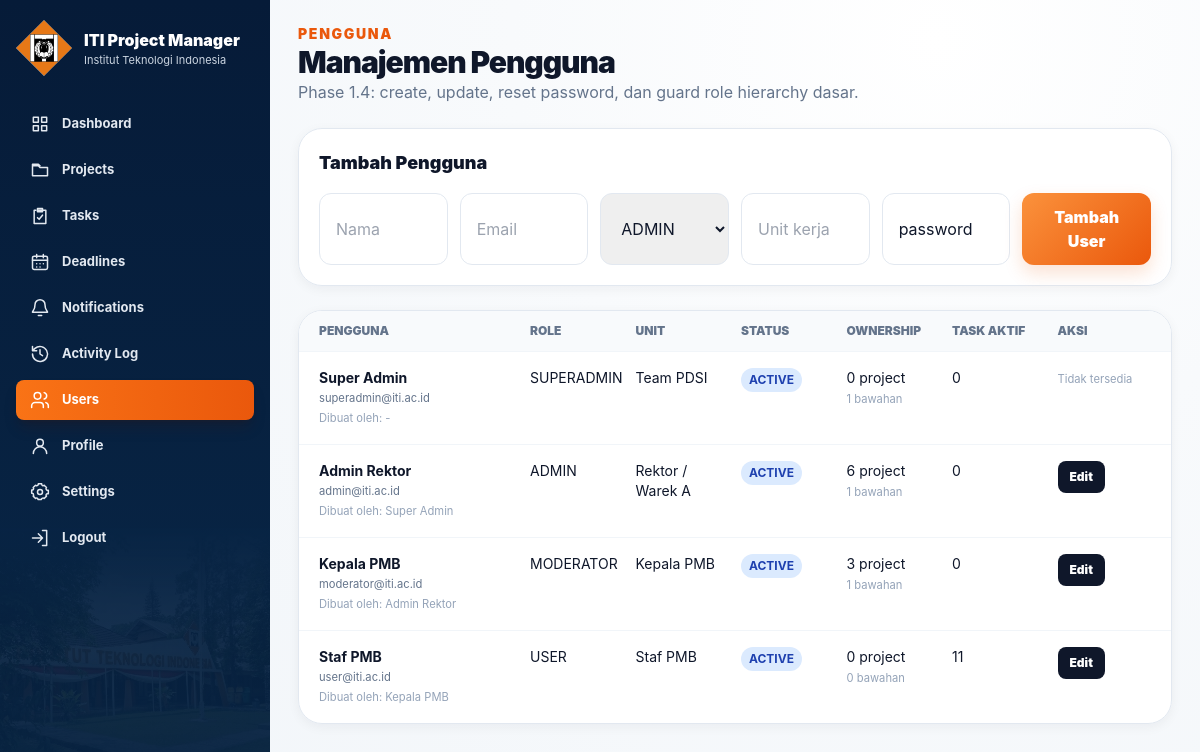
The app's page /index.php?page=users (signed in) with its own data.
### tables this page shows
CREATE TABLE users (
    id INT AUTO_INCREMENT PRIMARY KEY,
    name VARCHAR(120) NOT NULL,
    email VARCHAR(160) NOT NULL UNIQUE,
    password_hash VARCHAR(255) NOT NULL,
    role ENUM('SUPERADMIN','ADMIN','MODERATOR','USER') NOT NULL DEFAULT 'USER',
    unit VARCHAR(120) NULL,
    status ENUM('active','inactive') NOT NULL DEFAULT 'active',
    created_by INT NULL,
    created_at DATETIME NOT NULL DEFAULT CURRENT_TIMESTAMP,
    updated_at DATETIME NULL,
    deleted_at DATETIME NULL,
    INDEX idx_users_role (role),
    INDEX idx_users_status (status)
);

### pages/users.php (the view, shortened to what this page needs)
<?php
$user = current_user();
$creatableRoles = get_creatable_roles($user['role']);
$stmt = $pdo->query("
    SELECT u.id, u.name, u.email, u.role, u.unit, u.status, u.created_at, u.created_by,
        creator.name AS creator_name,
        (SELECT COUNT(*) FROM projects p WHERE p.owner_id = u.id AND p.deleted_at IS NULL AND p.status <> 'archived') AS owned_projects,
        (SELECT COUNT(*) FROM task_assignees ta JOIN tasks t ON t.id = ta.task_id WHERE ta.user_id = u.id AND t.deleted_at IS NULL AND t.status IN ('open','submitted','rejected')) AS active_tasks,
        (SELECT COUNT(*) FROM users child WHERE child.created_by = u.id AND child.deleted_at IS NULL AND child.status = 'active') AS subordinate_count
    FROM users u
    LEFT JOIN users creator ON creator.id = u.created_by
    WHERE u.deleted_at IS NULL
    ORDER BY FIELD(u.role,'SUPERADMIN','ADMIN','MODERATOR','USER'), u.name ASC
");
$users = $stmt->fetchAll();
$visible = array_values(array_filter($users, function($u) use ($user) {
    if ($user['role'] === 'SUPERADMIN') return true;
    if ((int)$u['id'] === (int)$user['id']) return true;
    return role_rank($u['role']) < role_rank($user['role']);
}));
$roleOptionsForCreate = $creatableRoles;
?>
<div class="mb-6">
    <p class="text-sm font-black uppercase tracking-wide text-orange-600">Pengguna</p>
    <h2 class="text-3xl font-black">Manajemen Pengguna</h2>
    <p class="text-slate-500">Phase 1.4: create, update, reset password, dan guard role hierarchy dasar.</p>
</div>
<?php if (can_manage_users($user['role']) && $roleOptionsForCreate): ?>
<section class="mb-6 rounded-3xl border border-slate-200 bg-white p-5 shadow-sm">
    <h3 class="mb-4 text-lg font-black">Tambah Pengguna</h3>
    <form method="post" class="grid gap-3 lg:grid-cols-6">
        <input class="rounded-xl border border-slate-200 px-4 py-3" name="name" placeholder="Nama" required>
        <input class="rounded-xl border border-slate-200 px-4 py-3" name="email" type="email" placeholder="Email" required>
        <select class="rounded-xl border border-slate-200 px-4 py-3" name="role" required>
            <?php foreach ($roleOptionsForCreate as $role): ?>
                <option value="<?= e($role) ?>"><?= e($role) ?></option>
            <?php endforeach; ?>
        </select>
        <input class="rounded-xl border border-slate-200 px-4 py-3" name="unit" placeholder="Unit kerja" required>
        <input class="rounded-xl border border-slate-200 px-4 py-3" name="password" placeholder="Password awal" value="password" required>
        <button class="rounded-xl bg-orange-600 px-4 py-3 font-black text-white">Tambah User</button>
    </form>
</section>
<?php endif; ?>
<section class="overflow-x-auto rounded-3xl border border-slate-200 bg-white shadow-sm iti-scrollbar">
    <div class="grid grid-cols-8 gap-3 bg-slate-50 px-5 py-3 text-xs font-black uppercase text-slate-500">
        <span class="col-span-2">Pengguna</span>
        <span>Role</span>
        <span>Unit</span>
        <span>Status</span>
        <span>Ownership</span>
        <span>Task Aktif</span>
        <span>Aksi</span>
    </div>
    <?php foreach ($visible as $u): ?>
        <?php $canEdit = can_manage_target_user($user, $u); ?>
        <div class="grid grid-cols-8 gap-3 border-t border-slate-100 px-5 py-4 text-sm">
            <span class="col-span-2">
                <b><?= e($u['name']) ?></b>
                <small class="block text-slate-500"><?= e($u['email']) ?></small>
                <small class="block text-slate-400">Dibuat oleh: <?= e($u['creator_name'] ?: '-') ?></small>
            </span>
            <span><?= e($u['role']) ?></span>
            <span><?= e($u['unit']) ?></span>
            <span><?= status_badge($u['status']) ?></span>
            <span><?= e($u['owned_projects']) ?> project<br><small class="text-slate-400"><?= e($u['subordinate_count']) ?> bawahan</small></span>
            <span><?= e($u['active_tasks']) ?></span>
            <span>
                <?php if ($canEdit): ?>
                    <button type="button" class="rounded-lg bg-slate-900 px-3 py-2 text-xs font-black text-white" onclick="document.getElementById('edit-user-<?= e($u['id']) ?>').classList.toggle('hidden')">Edit</button>
                <?php else: ?>
                    <small class="text-slate-400">Tidak tersedia</small>
                <?php endif; ?>
            </span>
        </div>
    <?php endforeach; ?>
</section>

### includes/functions.php (shortened to what this page needs)
<?php
function e($value) {
    return htmlspecialchars((string)$value, ENT_QUOTES, 'UTF-8');
}
function current_user() {
    return $_SESSION['user'] ?? null;
}
function can_manage_users($role) {
    return in_array($role, ['SUPERADMIN', 'ADMIN', 'MODERATOR'], true);
}
function get_creatable_roles($role) {
    if ($role === 'SUPERADMIN') return ['ADMIN', 'MODERATOR', 'USER'];
    return [];
}
function can_manage_target_user($currentUser, $targetUser) {
    if ((int)$currentUser['id'] === (int)$targetUser['id']) return false;
    if ($currentUser['role'] === 'SUPERADMIN') return true;
    return role_rank($targetUser['role']) < role_rank($currentUser['role']);
}
function status_badge($status) {
    $map = [
        'open' => 'bg-slate-100 text-slate-700',
        'submitted' => 'bg-amber-100 text-amber-800',
        'approved' => 'bg-green-100 text-green-800',
        'rejected' => 'bg-red-100 text-red-800',
        'completed' => 'bg-green-100 text-green-800',
        'active' => 'bg-blue-100 text-blue-800',
        'review' => 'bg-amber-100 text-amber-800',
        'draft' => 'bg-slate-100 text-slate-700',
        'archived' => 'bg-slate-200 text-slate-700',
    ];
    $class = $map[$status] ?? 'bg-slate-100 text-slate-700';
    return '<span class="inline-flex rounded-full px-2 py-1 text-xs font-bold ' . $class . '">' . e(strtoupper($status)) . '</span>';
}

### records on screen
users: name "Super Admin", email "superadmin@iti.ac.id", creator_name "-", role "SUPERADMIN", unit "Team PDSI", status "ACTIVE", owned_projects "0", subordinate_count "1", active_tasks "0", shows "Tidak tersedia"
users: name "Admin Rektor", email "admin@iti.ac.id", users.name "Super Admin", role "ADMIN", unit "Rektor / Warek A", status "ACTIVE", owned_projects "6", subordinate_count "1", active_tasks "0"
users: name "Kepala PMB", email "moderator@iti.ac.id", users.name "Admin Rektor", role "MODERATOR", unit "Kepala PMB", status "ACTIVE", owned_projects "3", subordinate_count "1", active_tasks "0"
users: name "Staf PMB", email "user@iti.ac.id", users.name "Kepala PMB", role "USER", unit "Staf PMB", status "ACTIVE", owned_projects "0", subordinate_count "0", active_tasks "11"

### other values on screen
$label "Dashboard"
$label "Projects"
$label "Tasks"
$label "Deadlines"
$label "Notifications"
$label "Activity Log"
$label "Users"
$label "Profile"
$label "Settings"
form field role "ADMIN"
